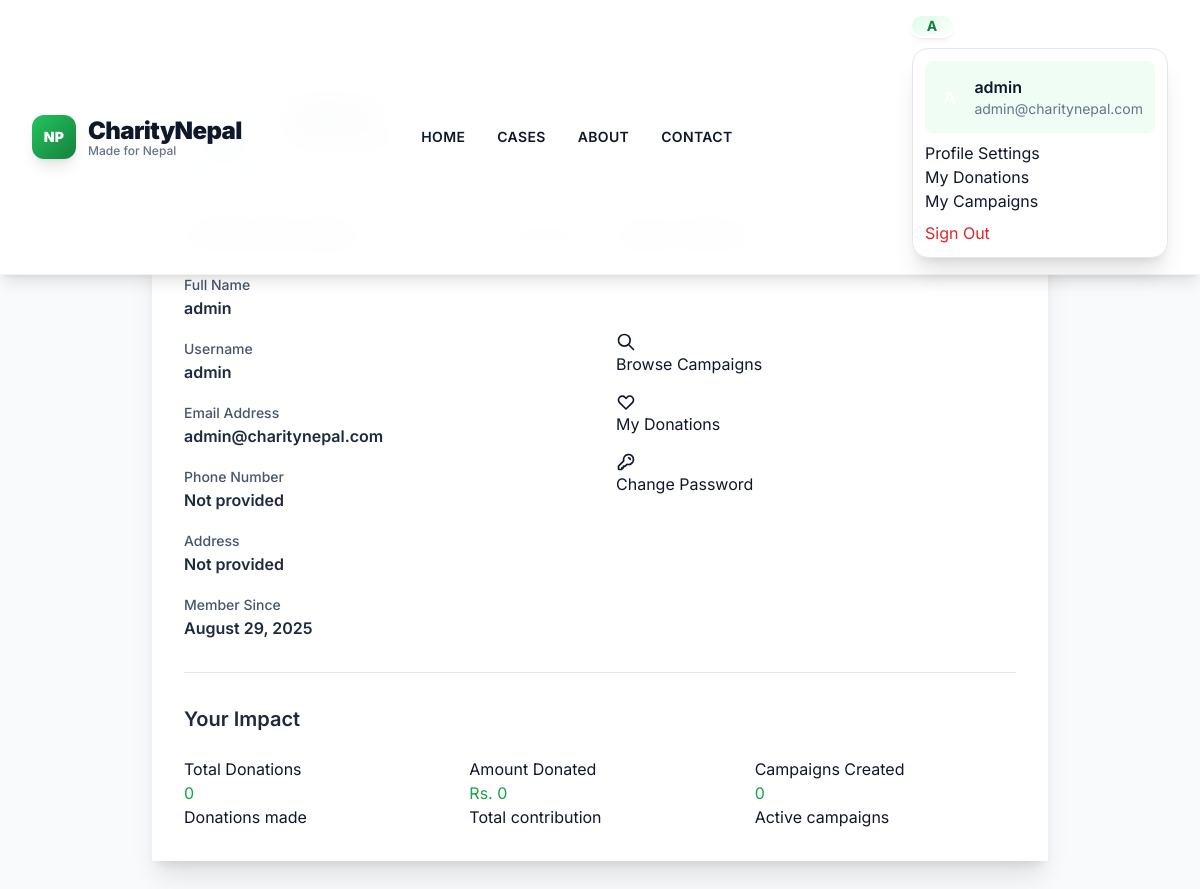
The app's page /profile/ (signed in) with its own data.
### users/models.py (models this page shows, shortened)
class User(AbstractUser):
    ROLE_CHOICES = [
        ("donor", "Donor"),
        ("admin", "Admin"),
    ]
    email = models.EmailField(unique=True)
    role = models.CharField(max_length=10, choices=ROLE_CHOICES, default="donor")
    phone = models.CharField(max_length=15, blank=True, null=True)
    address = models.TextField(blank=True, null=True)
    created_at = models.DateTimeField(auto_now_add=True)
    updated_at = models.DateTimeField(auto_now=True)
    is_verified = models.BooleanField(default=False)
    USERNAME_FIELD = "email"
    REQUIRED_FIELDS = ["username", "first_name", "last_name"]
    class Meta:
        db_table = "users"
        ordering = ["-created_at"]

### users/views.py (the view)
# urls.py: path("profile/", views.ProfileView.as_view(), name="profile"),
class ProfileView(LoginRequiredMixin, TemplateView):
    template_name = "users/profile.html"
    def get_context_data(self, **kwargs):
        context = super().get_context_data(**kwargs)
        context["title"] = "My Profile"
        return context

### templates/users/profile.html (shortened to what this page needs)
{% extends 'base.html' %}
{% block content %}
<section class="py-16 bg-slate-50 min-h-screen">
    <div class="container mx-auto px-4">
        <div class="max-w-4xl mx-auto">
            <div class="card bg-white shadow-xl">
                <div class="card-body p-8">
                    <div class="flex items-center mb-8">
                        <div class="w-20 h-20 bg-green-100 rounded-full flex items-center justify-center mr-6">
                            <span class="text-2xl font-bold text-green-600">{{ user.first_name|first|upper }}{{ user.last_name|first|upper }}</span>
                        </div>
                        <div>
                            <h1 class="text-3xl font-bold text-slate-800">{{ user.get_full_name|default:user.username }}</h1>
                            <p class="text-slate-600">{{ user.email }}</p>
                            <div class="badge badge-success text-white mt-2">{{ user.get_role_display }}</div>
                        </div>
                    </div>
                    <div class="grid grid-cols-1 lg:grid-cols-2 gap-8">
                        <div class="space-y-6">
                            <div class="flex items-center justify-between">
                                <h2 class="text-xl font-semibold text-slate-800">Profile Information</h2>
                                <a href="{% url 'users:profile_edit' %}" class="btn btn-sm btn-outline">Edit Profile</a>
                            </div>
                            <div class="space-y-4">
                                <div>
                                    <label class="text-sm font-medium text-slate-600">Full Name</label>
                                    <p class="text-slate-800 font-semibold">{{ user.get_full_name|default:"Not provided" }}</p>
                                </div>
                                <div>
                                    <label class="text-sm font-medium text-slate-600">Username</label>
                                    <p class="text-slate-800 font-semibold">{{ user.username }}</p>
                                </div>
                                <div>
                                    <label class="text-sm font-medium text-slate-600">Email Address</label>
                                    <p class="text-slate-800 font-semibold">{{ user.email }}</p>
                                </div>
                                <div>
                                    <label class="text-sm font-medium text-slate-600">Phone Number</label>
                                    <p class="text-slate-800 font-semibold">{{ user.phone|default:"Not provided" }}</p>
                                </div>
                                <div>
                                    <label class="text-sm font-medium text-slate-600">Address</label>
                                    <p class="text-slate-800 font-semibold">{{ user.address|default:"Not provided" }}</p>
                                </div>
                                <div>
                                    <label class="text-sm font-medium text-slate-600">Member Since</label>
                                    <p class="text-slate-800 font-semibold">{{ user.date_joined|date:"F j, Y" }}</p>
                                </div>
                            </div>
                        </div>
                        <div class="space-y-6">
                            <h2 class="text-xl font-semibold text-slate-800">Quick Actions</h2>
                            <div class="grid grid-cols-1 gap-4">
                                <a href="{% url 'cases:create' %}" class="btn btn-success text-white justify-start">
                                    <svg xmlns="http://www.w3.org/2000/svg" class="h-5 w-5 mr-2" fill="none" viewBox="0 0 24 24" stroke="currentColor">
                                        <path stroke-linecap="round" stroke-linejoin="round" stroke-width="2" d="M12 4v16m8-8H4" />
                                    </svg>
                                </a>
                                <a href="{% url 'cases:list' %}" class="btn btn-outline justify-start">
                                    <svg xmlns="http://www.w3.org/2000/svg" class="h-5 w-5 mr-2" fill="none" viewBox="0 0 24 24" stroke="currentColor">
                                        <path stroke-linecap="round" stroke-linejoin="round" stroke-width="2" d="M21 21l-6-6m2-5a7 7 0 11-14 0 7 7 0 0114 0z" />
                                    </svg>
                                    Browse Campaigns
                                </a>
                                <a href="{% url 'donations:my_donations' %}" class="btn btn-outline justify-start">
                                    My Donations
                                </a>
                                <a href="{% url 'users:password_change' %}" class="btn btn-outline justify-start">
                                    <svg xmlns="http://www.w3.org/2000/svg" class="h-5 w-5 mr-2" fill="none" viewBox="0 0 24 24" stroke="currentColor">
                                        <path stroke-linecap="round" stroke-linejoin="round" stroke-width="2" d="M15 7a2 2 0 012 2m4 0a6 6 0 01-7.743 5.743L11 17H9v2H7v2H4a1 1 0 01-1-1v-2.586a1 1 0 01.293-.707l5.964-5.964A6 6 0 1121 9z" />
                                    </svg>
                                    Change Password
                                </a>
                            </div>
                        </div>
                    </div>
                    <div class="mt-8 pt-8 border-t border-slate-200">
                        <h2 class="text-xl font-semibold text-slate-800 mb-6">Your Impact</h2>
                        <div class="grid grid-cols-1 md:grid-cols-3 gap-6">
                            <div class="stat">
                                <div class="stat-title">Total Donations</div>
                                <div class="stat-value text-green-600">0</div>
                                <div class="stat-desc">Donations made</div>
                            </div>
                            <div class="stat">
                                <div class="stat-title">Amount Donated</div>
                                <div class="stat-value text-green-600">Rs. 0</div>
                                <div class="stat-desc">Total contribution</div>
                            </div>
                            <div class="stat">
                                <div class="stat-title">Campaigns Created</div>
                                <div class="stat-value text-green-600">0</div>
                                <div class="stat-desc">Active campaigns</div>
                            </div>
                        </div>
                    </div>
                </div>
            </div>
        </div>
    </div>
</section>
{% endblock %}

### templates/base.html (shortened to what this page needs)
{% load static %}
<!DOCTYPE html>
<html lang="en" data-theme="light">
<head>
    <script src="https://cdn.tailwindcss.com"></script>
    <link href="https://cdnjs.cloudflare.com/ajax/libs/font-awesome/6.4.0/css/all.min.css" rel="stylesheet">
</head>
<body class="font-sans text-cn-dark overflow-x-hidden bg-slate-50">
    <nav class="fixed w-full z-50 bg-white/95 backdrop-blur-lg shadow-lg border-b border-gray-100 transition-all duration-300">
        <div class="max-w-7xl mx-auto px-4 sm:px-6 lg:px-8">
            <div class="flex justify-between items-center py-4">
                <div class="flex items-center space-x-3">
                    <div class="w-11 h-11 bg-gradient-to-br from-cn-green-500 to-cn-green-700 rounded-xl flex items-center justify-center shadow-lg transform hover:scale-105 transition-transform duration-200">
                        <span class="text-white font-black text-sm tracking-wide">NP</span>
                    </div>
                    <div class="flex flex-col">
                        <span class="text-2xl font-black text-cn-dark tracking-tight">CharityNepal</span>
                        <span class="text-xs text-cn-muted font-medium -mt-1">Made for Nepal</span>
                    </div>
                </div>
                <div class="hidden md:flex items-center space-x-8">
                    <a href="{% url 'home' %}" class="text-cn-dark hover:text-cn-green-600 transition-colors duration-200 font-semibold text-sm uppercase tracking-wide relative group">
                        Home
                    </a>
                    <a href="{% url 'cases:list' %}" class="text-cn-dark hover:text-cn-green-600 transition-colors duration-200 font-semibold text-sm uppercase tracking-wide relative group">
                        Cases
                    </a>
                    <a href="#" class="text-cn-dark hover:text-cn-green-600 transition-colors duration-200 font-semibold text-sm uppercase tracking-wide relative group">
                        About
                    </a>
                    <a href="#" class="text-cn-dark hover:text-cn-green-600 transition-colors duration-200 font-semibold text-sm uppercase tracking-wide relative group">
                        Contact
                    </a>
                </div>
                <div class="flex items-center space-x-3">
                    {% if user.is_authenticated %}
                        <div class="dropdown dropdown-end">
                            <div tabindex="0" role="button" class="btn btn-ghost btn-circle avatar">
                                <div class="w-10 rounded-full bg-gradient-to-br from-cn-green-100 to-cn-green-200 flex items-center justify-center ring-2 ring-white shadow-md">
                                    <span class="text-cn-green-700 font-bold text-sm">
                                        {{ user.first_name|first|upper|default:user.username|first|upper }}{{ user.last_name|first|upper }}
                                    </span>
                                </div>
                            </div>
                            <ul tabindex="0" class="mt-3 z-[1] p-3 shadow-xl menu menu-sm dropdown-content bg-white rounded-2xl w-64 border border-gray-200">
                                <li class="mb-2">
                                    <div class="flex items-center p-3 bg-cn-green-50 rounded-lg">
                                        <div class="w-12 h-12 rounded-full bg-gradient-to-br from-cn-green-400 to-cn-green-500 flex items-center justify-center">
                                            <span class="text-white font-bold">{{ user.first_name|first|upper }}{{ user.last_name|first|upper }}</span>
                                        </div>
                                        <div class="ml-3">
                                            <div class="font-semibold text-cn-dark">{{ user.get_full_name|default:user.username }}</div>
                                            <div class="text-sm text-cn-muted">{{ user.email }}</div>
                                        </div>
                                    </div>
                                </li>
                                <li><a href="{% url 'users:profile' %}" class="py-2 hover:bg-cn-green-50 hover:text-cn-green-600 transition-all">Profile Settings</a></li>
                                <li><a href="{% url 'donations:my_donations' %}" class="py-2 hover:bg-cn-green-50 hover:text-cn-green-600 transition-all">My Donations</a></li>
                                <li><a href="#" class="py-2 hover:bg-cn-green-50 hover:text-cn-green-600 transition-all">My Campaigns</a></li>
                                <li><a href="{% url 'users:logout' %}" class="py-2 text-red-600 hover:bg-red-50 transition-all">Sign Out</a></li>
                            </ul>
                        </div>
                    {% endif %}
                </div>
            </div>
        </div>
    </nav>
    <main>
        {% block content %}{% endblock %}
    </main>
</body>
</html>

### templates/base.html (style rules this page uses)
html { scroll-behavior: smooth; }
body { font-family: 'Inter', sans-serif; }

### records on screen
User: first_name|first "A", get_full_name "admin", email "admin@charitynepal.com", username "admin", phone "Not provided", address "Not provided", date_joined "August 29, 2025"
